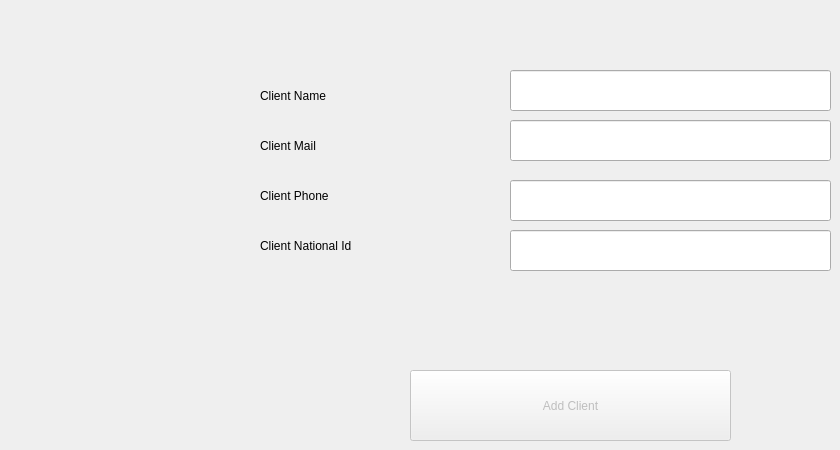
      <widget class="QWidget" name="tab_12">
       <attribute name="title">
        <string>Add New Client</string>
       </attribute>
       <widget class="QLineEdit" name="lineEdit_12">
        <property name="geometry">
         <rect>
          <x>510</x>
          <y>70</y>
          <width>321</width>
          <height>41</height>
         </rect>
        </property>
       </widget>
       <widget class="QLineEdit" name="lineEdit_13">
        <property name="geometry">
         <rect>
          <x>510</x>
          <y>120</y>
          <width>321</width>
          <height>41</height>
         </rect>
        </property>
       </widget>
       <widget class="QLineEdit" name="lineEdit_14">
        <property name="geometry">
         <rect>
          <x>510</x>
          <y>180</y>
          <width>321</width>
          <height>41</height>
         </rect>
        </property>
       </widget>
       <widget class="QLineEdit" name="lineEdit_15">
        <property name="geometry">
         <rect>
          <x>510</x>
          <y>230</y>
          <width>321</width>
          <height>41</height>
         </rect>
        </property>
       </widget>
       <widget class="QPushButton" name="pushButton_15">
        <property name="enabled">
         <bool>false</bool>
        </property>
        <property name="geometry">
         <rect>
          <x>410</x>
          <y>370</y>
          <width>321</width>
          <height>71</height>
         </rect>
        </property>
        <property name="text">
         <string>Add Client</string>
        </property>
       </widget>
       <widget class="QLabel" name="label_16">
        <property name="geometry">
         <rect>
          <x>260</x>
          <y>80</y>
          <width>141</width>
          <height>31</height>
         </rect>
        </property>
        <property name="text">
         <string>Client Name</string>
        </property>
       </widget>
       <widget class="QLabel" name="label_17">
        <property name="geometry">
         <rect>
          <x>260</x>
          <y>130</y>
          <width>141</width>
          <height>31</height>
         </rect>
        </property>
        <property name="text">
         <string>Client Mail</string>
        </property>
       </widget>
       <widget class="QLabel" name="label_18">
        <property name="geometry">
         <rect>
          <x>260</x>
          <y>180</y>
          <width>141</width>
          <height>31</height>
         </rect>
        </property>
        <property name="text">
         <string>Client Phone</string>
        </property>
       </widget>
       <widget class="QLabel" name="label_19">
        <property name="geometry">
         <rect>
          <x>260</x>
          <y>230</y>
          <width>141</width>
          <height>31</height>
         </rect>
        </property>
        <property name="text">
         <string>Client National Id</string>
        </property>
       </widget>
      </widget>
